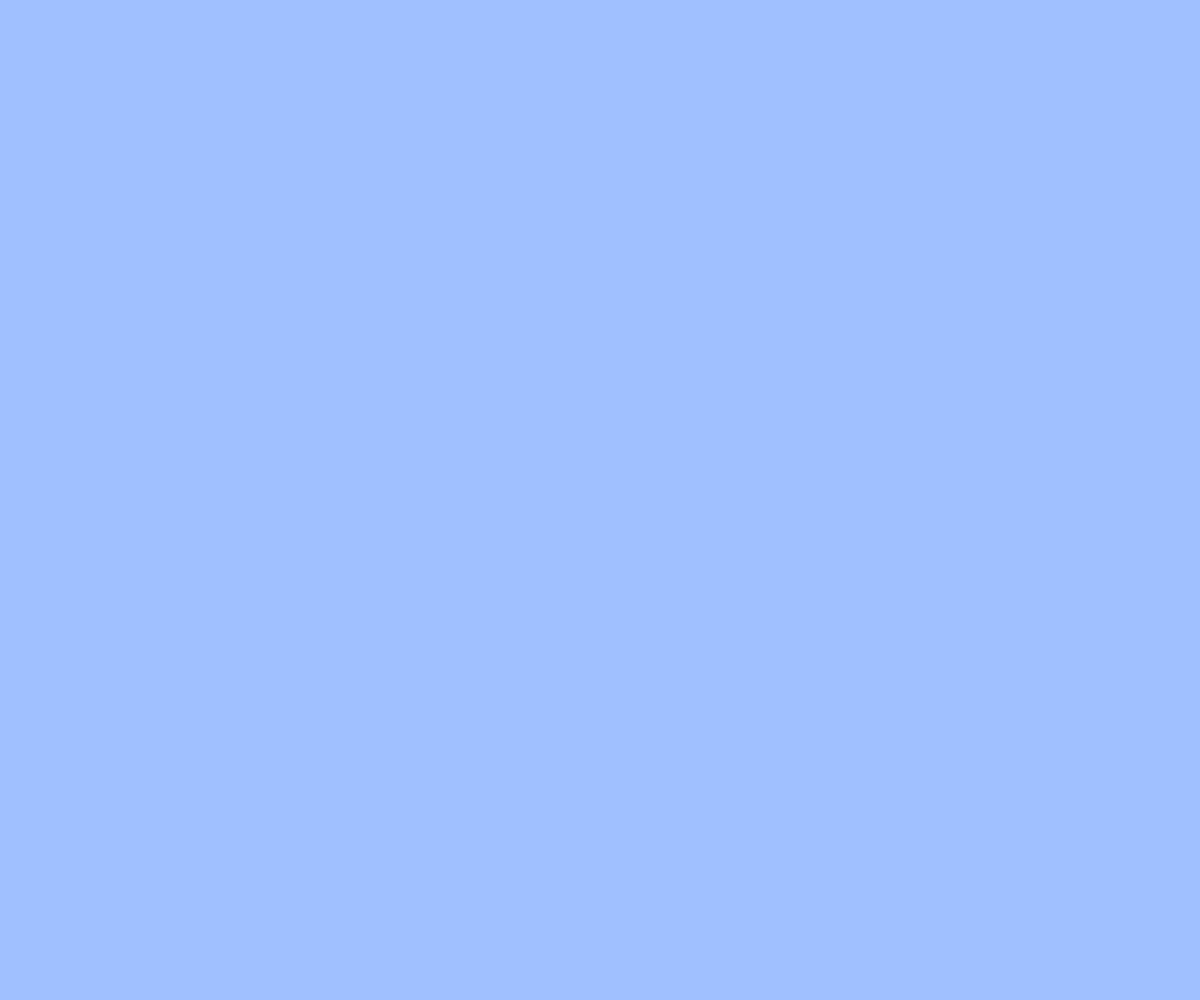
Frame 1 (no input)
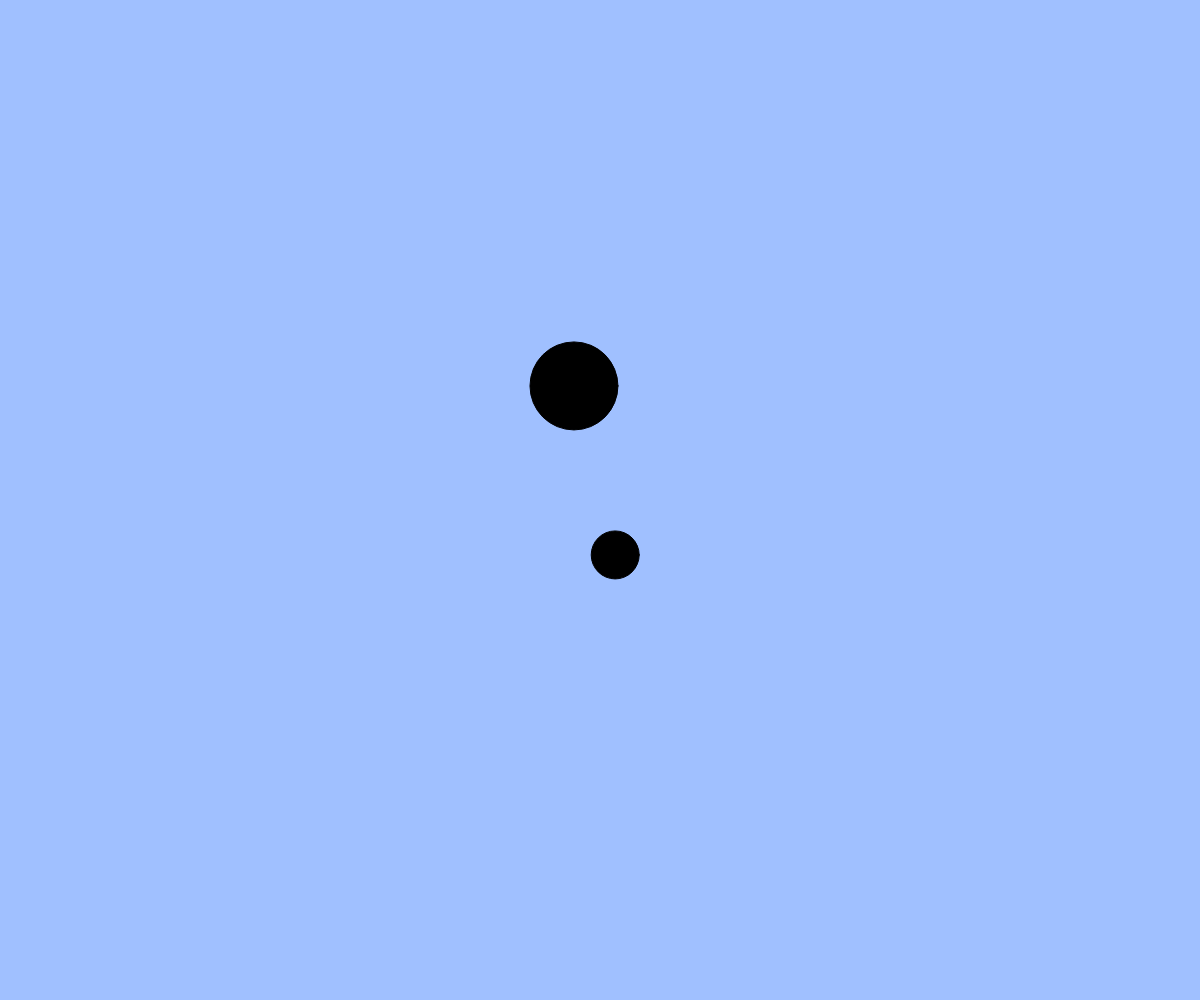
Frame 60 (no input)
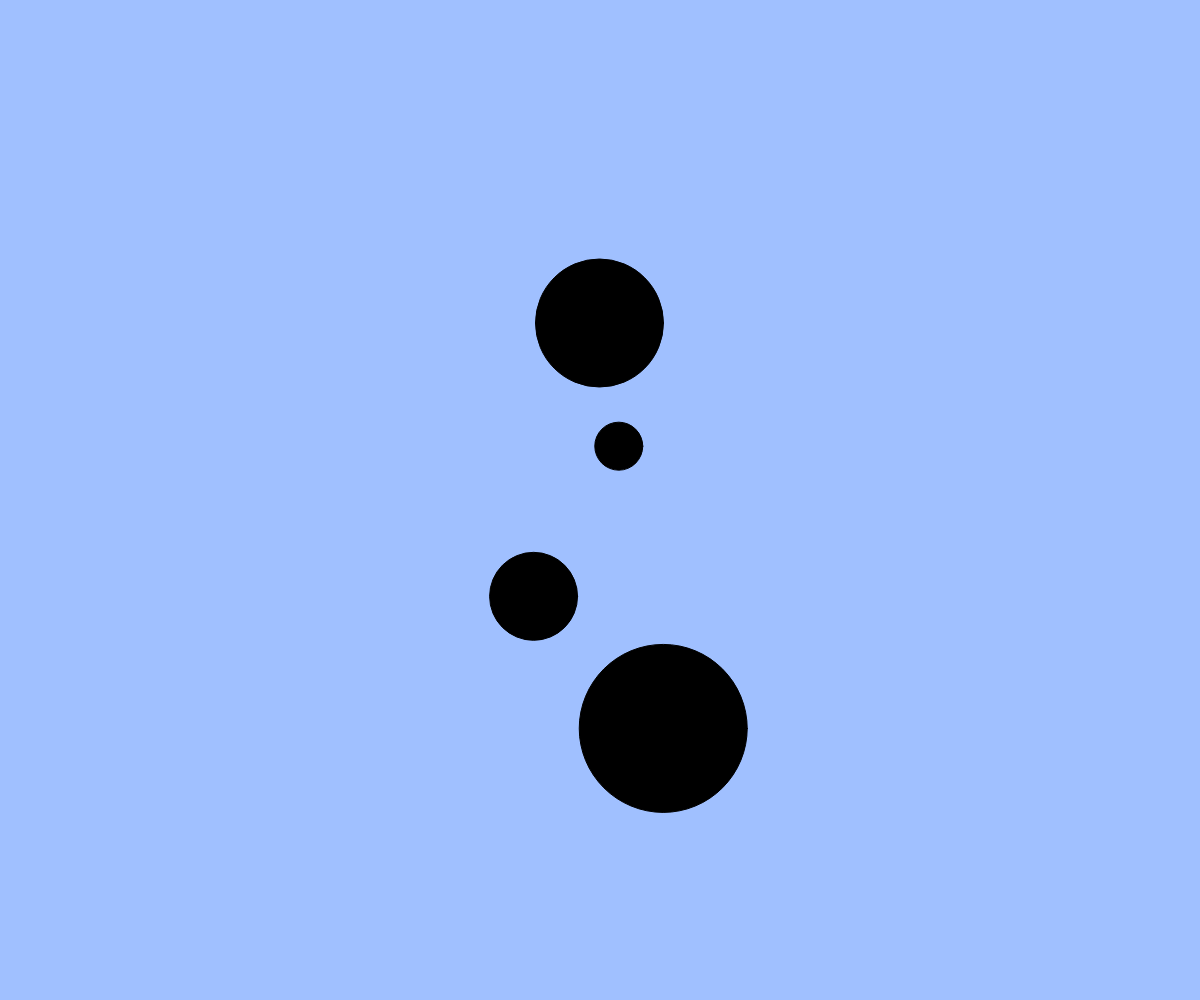
Frame 120 (the mouse pressed at the canvas centre since frame 60)

The p5.js sketch that drew these frames (run headless with seeded random() and noise() and a simulated clock; from frame 60 on, the mouse is pressed at the canvas centre):

// p5.js sketch
// ── sketch.js

// たくさん出てくるアニメーション
let balls;
let targets; // 追加（ボールを当てる的）

function setup(){
  createCanvas(windowWidth, windowHeight);
  balls = [];
  targets = [];
}

function windowResized(){
  resizeCanvas(windowWidth, windowHeight);
}

function draw(){
  background(160, 192, 255);

  // 的のアニメーション（注意：追加しないと何も起きない）
  for(let i = 0; i < targets.length; i++){
    let t = targets[i];
    fill(0);
    ellipse(t.x, t.y, t.size);
    t.x += t.vx;
    t.y += t.vy;
    t.size += 2;
  }

  // ボールのアニメーション
  for(let i = 0; i < balls.length; i++){
    let b = balls[i];
    fill(255);
    ellipse(b.x, b.y, b.size);
    b.x += b.vx;
    b.y += b.vy;
  }

  // 画面外に出たボールを配列から削除する
  const ballsInCanvas = []; // 画面内のボールを一時的に保持する配列
  for(let i = 0; i < balls.length; i++){
    let b = balls[i];
    if(b.x > 0 && b.x < width && b.y > 0 && b.y < height){ // 画面内
      ballsInCanvas.push(b);
    }
  }
  balls = ballsInCanvas; // 画面内のボールだけを残す

  // 補足：filter 関数を使うともっと簡単に書ける
  // balls = balls.filter(insideCanvas);

  if(frameCount % 20 === 0) { // 20フレームごとに新しい的を追加する
    // BLANK[1] 新しい的オブジェクトを作成して targets 配列に追加しよう
    const angle = random(TWO_PI);
    const speed = 3;
    const t = {
      x: width / 2,
      y: height / 2,
      size: 10,
      vx: cos(angle) * speed,
      vy: sin(angle) * speed
    };
    targets.push(t);
  }

  // ボールに当たった or 大きくなりすぎた的を配列から削除する
  const activeTargets = []; // 生き残った的を一時的に保持する配列
  for(let i = 0; i < targets.length; i++){
    let t = targets[i];
    if(t.size < 200){ // 大きくなりすぎていない
      let hit = false;
      for(let j = 0; j < balls.length; j++){ // すべてのボールと衝突判定
        let b = balls[j];
        // BLANK[2]
        if(dist(b.x, b.y, t.x, t.y) < (b.size + t.size) / 2){
          hit = true;
        }
      }
      if(!hit) activeTargets.push(t); // 衝突していなければ生き残る
    }
  }
  targets = activeTargets; // 生き残った的だけを残す
}

function mouseDragged(){
  const dx = mouseX - pmouseX;
  const dy = mouseY - pmouseY;
  if(mag(dx, dy) > 5){
    const b = { x: mouseX, y: mouseY, size: 20, vx: dx, vy: dy };
    balls.push(b);
  }
}

function insideCanvas(b) {
  return b.x > 0 && b.x < width && b.y > 0 && b.y < height;
}
